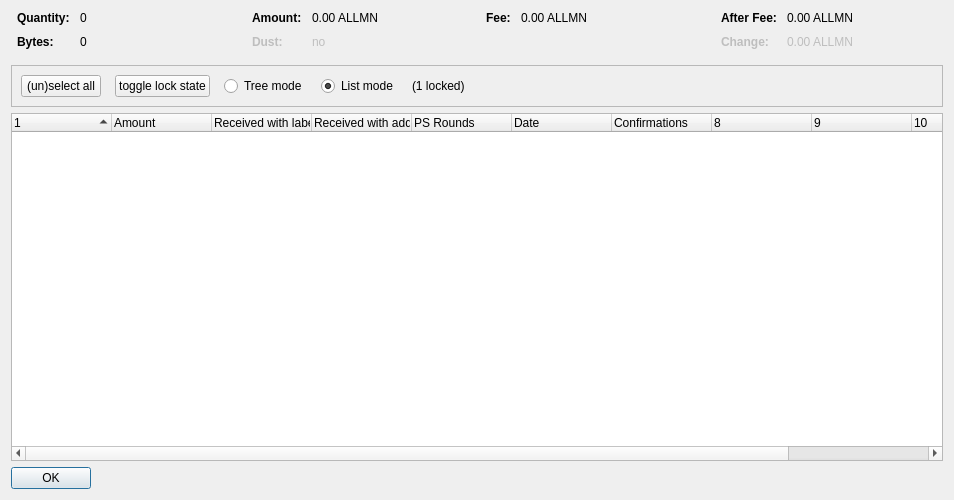
<?xml version="1.0" encoding="UTF-8"?>
<ui version="4.0">
 <class>CoinControlDialog</class>
 <widget class="QDialog" name="CoinControlDialog">
  <property name="geometry">
   <rect>
    <x>0</x>
    <y>0</y>
    <width>954</width>
    <height>500</height>
   </rect>
  </property>
  <property name="windowTitle">
   <string>Coin Selection</string>
  </property>
  <layout class="QVBoxLayout" name="verticalLayout">
   <item>
    <layout class="QHBoxLayout" name="horizontalLayoutTop" stretch="0,0,0,0">
     <property name="topMargin">
      <number>0</number>
     </property>
     <property name="bottomMargin">
      <number>10</number>
     </property>
     <item>
      <layout class="QFormLayout" name="formLayoutCoinControl1">
       <property name="horizontalSpacing">
        <number>10</number>
       </property>
       <property name="verticalSpacing">
        <number>10</number>
       </property>
       <property name="leftMargin">
        <number>6</number>
       </property>
       <property name="rightMargin">
        <number>6</number>
       </property>
       <item row="0" column="0">
        <widget class="QLabel" name="labelCoinControlQuantityText">
         <property name="font">
          <font>
           <weight>75</weight>
           <bold>true</bold>
          </font>
         </property>
         <property name="text">
          <string>Quantity:</string>
         </property>
        </widget>
       </item>
       <item row="0" column="1">
        <widget class="QLabel" name="labelCoinControlQuantity">
         <property name="cursor">
          <cursorShape>IBeamCursor</cursorShape>
         </property>
         <property name="contextMenuPolicy">
          <enum>Qt::ActionsContextMenu</enum>
         </property>
         <property name="text">
          <string notr="true">0</string>
         </property>
         <property name="textInteractionFlags">
          <set>Qt::LinksAccessibleByMouse|Qt::TextSelectableByKeyboard|Qt::TextSelectableByMouse</set>
         </property>
        </widget>
       </item>
       <item row="1" column="0">
        <widget class="QLabel" name="labelCoinControlBytesText">
         <property name="font">
          <font>
           <weight>75</weight>
           <bold>true</bold>
          </font>
         </property>
         <property name="text">
          <string>Bytes:</string>
         </property>
        </widget>
       </item>
       <item row="1" column="1">
        <widget class="QLabel" name="labelCoinControlBytes">
         <property name="cursor">
          <cursorShape>IBeamCursor</cursorShape>
         </property>
         <property name="contextMenuPolicy">
          <enum>Qt::ActionsContextMenu</enum>
         </property>
         <property name="text">
          <string notr="true">0</string>
         </property>
         <property name="textInteractionFlags">
          <set>Qt::LinksAccessibleByMouse|Qt::TextSelectableByKeyboard|Qt::TextSelectableByMouse</set>
         </property>
        </widget>
       </item>
      </layout>
     </item>
     <item>
      <layout class="QFormLayout" name="formLayoutCoinControl2">
       <property name="horizontalSpacing">
        <number>10</number>
       </property>
       <property name="verticalSpacing">
        <number>10</number>
       </property>
       <property name="leftMargin">
        <number>6</number>
       </property>
       <property name="rightMargin">
        <number>6</number>
       </property>
       <item row="0" column="0">
        <widget class="QLabel" name="labelCoinControlAmountText">
         <property name="font">
          <font>
           <weight>75</weight>
           <bold>true</bold>
          </font>
         </property>
         <property name="text">
          <string>Amount:</string>
         </property>
        </widget>
       </item>
       <item row="0" column="1">
        <widget class="QLabel" name="labelCoinControlAmount">
         <property name="cursor">
          <cursorShape>IBeamCursor</cursorShape>
         </property>
         <property name="contextMenuPolicy">
          <enum>Qt::ActionsContextMenu</enum>
         </property>
         <property name="text">
          <string notr="true">0.00 ALLMN</string>
         </property>
         <property name="textInteractionFlags">
          <set>Qt::LinksAccessibleByMouse|Qt::TextSelectableByKeyboard|Qt::TextSelectableByMouse</set>
         </property>
        </widget>
       </item>
       <item row="1" column="0">
        <widget class="QLabel" name="labelCoinControlLowOutputText">
         <property name="enabled">
          <bool>false</bool>
         </property>
         <property name="font">
          <font>
           <weight>75</weight>
           <bold>true</bold>
          </font>
         </property>
         <property name="text">
          <string>Dust:</string>
         </property>
        </widget>
       </item>
       <item row="1" column="1">
        <widget class="QLabel" name="labelCoinControlLowOutput">
         <property name="enabled">
          <bool>false</bool>
         </property>
         <property name="cursor">
          <cursorShape>IBeamCursor</cursorShape>
         </property>
         <property name="contextMenuPolicy">
          <enum>Qt::ActionsContextMenu</enum>
         </property>
         <property name="text">
          <string notr="true">no</string>
         </property>
         <property name="textInteractionFlags">
          <set>Qt::LinksAccessibleByMouse|Qt::TextSelectableByKeyboard|Qt::TextSelectableByMouse</set>
         </property>
        </widget>
       </item>
      </layout>
     </item>
     <item>
      <layout class="QFormLayout" name="formLayoutCoinControl3">
       <property name="horizontalSpacing">
        <number>10</number>
       </property>
       <property name="verticalSpacing">
        <number>10</number>
       </property>
       <property name="leftMargin">
        <number>6</number>
       </property>
       <property name="rightMargin">
        <number>6</number>
       </property>
       <item row="0" column="0">
        <widget class="QLabel" name="labelCoinControlFeeText">
         <property name="font">
          <font>
           <weight>75</weight>
           <bold>true</bold>
          </font>
         </property>
         <property name="text">
          <string>Fee:</string>
         </property>
        </widget>
       </item>
       <item row="0" column="1">
        <widget class="QLabel" name="labelCoinControlFee">
         <property name="cursor">
          <cursorShape>IBeamCursor</cursorShape>
         </property>
         <property name="contextMenuPolicy">
          <enum>Qt::ActionsContextMenu</enum>
         </property>
         <property name="text">
          <string notr="true">0.00 ALLMN</string>
         </property>
         <property name="textInteractionFlags">
          <set>Qt::LinksAccessibleByMouse|Qt::TextSelectableByKeyboard|Qt::TextSelectableByMouse</set>
         </property>
        </widget>
       </item>
      </layout>
     </item>
     <item>
      <layout class="QFormLayout" name="formLayoutCoinControl4">
       <property name="horizontalSpacing">
        <number>10</number>
       </property>
       <property name="verticalSpacing">
        <number>10</number>
       </property>
       <property name="leftMargin">
        <number>6</number>
       </property>
       <property name="rightMargin">
        <number>6</number>
       </property>
       <item row="0" column="0">
        <widget class="QLabel" name="labelCoinControlAfterFeeText">
         <property name="font">
          <font>
           <weight>75</weight>
           <bold>true</bold>
          </font>
         </property>
         <property name="text">
          <string>After Fee:</string>
         </property>
        </widget>
       </item>
       <item row="0" column="1">
        <widget class="QLabel" name="labelCoinControlAfterFee">
         <property name="cursor">
          <cursorShape>IBeamCursor</cursorShape>
         </property>
         <property name="contextMenuPolicy">
          <enum>Qt::ActionsContextMenu</enum>
         </property>
         <property name="text">
          <string notr="true">0.00 ALLMN</string>
         </property>
         <property name="textInteractionFlags">
          <set>Qt::LinksAccessibleByMouse|Qt::TextSelectableByKeyboard|Qt::TextSelectableByMouse</set>
         </property>
        </widget>
       </item>
       <item row="1" column="0">
        <widget class="QLabel" name="labelCoinControlChangeText">
         <property name="enabled">
          <bool>false</bool>
         </property>
         <property name="font">
          <font>
           <weight>75</weight>
           <bold>true</bold>
          </font>
         </property>
         <property name="text">
          <string>Change:</string>
         </property>
        </widget>
       </item>
       <item row="1" column="1">
        <widget class="QLabel" name="labelCoinControlChange">
         <property name="enabled">
          <bool>false</bool>
         </property>
         <property name="cursor">
          <cursorShape>IBeamCursor</cursorShape>
         </property>
         <property name="contextMenuPolicy">
          <enum>Qt::ActionsContextMenu</enum>
         </property>
         <property name="text">
          <string notr="true">0.00 ALLMN</string>
         </property>
         <property name="textInteractionFlags">
          <set>Qt::LinksAccessibleByMouse|Qt::TextSelectableByKeyboard|Qt::TextSelectableByMouse</set>
         </property>
        </widget>
       </item>
      </layout>
     </item>
    </layout>
   </item>
   <item>
    <widget class="QFrame" name="frame">
     <property name="minimumSize">
      <size>
       <width>0</width>
       <height>40</height>
      </size>
     </property>
     <property name="frameShape">
      <enum>QFrame::StyledPanel</enum>
     </property>
     <property name="frameShadow">
      <enum>QFrame::Sunken</enum>
     </property>
     <layout class="QHBoxLayout" name="horizontalLayout">
      <item>
       <layout class="QHBoxLayout" name="horizontalLayoutPanel" stretch="0,0,0,0,0,0">
        <property name="spacing">
         <number>14</number>
        </property>
        <item>
         <widget class="QPushButton" name="pushButtonSelectAll">
          <property name="sizePolicy">
           <sizepolicy hsizetype="Maximum" vsizetype="Fixed">
            <horstretch>0</horstretch>
            <verstretch>0</verstretch>
           </sizepolicy>
          </property>
          <property name="text">
           <string>(un)select all</string>
          </property>
          <property name="autoDefault">
           <bool>false</bool>
          </property>
         </widget>
        </item>
        <item>
         <widget class="QPushButton" name="pushButtonToggleLock">
          <property name="sizePolicy">
           <sizepolicy hsizetype="Maximum" vsizetype="Fixed">
            <horstretch>0</horstretch>
            <verstretch>0</verstretch>
           </sizepolicy>
          </property>
          <property name="text">
           <string>toggle lock state</string>
          </property>
          <property name="autoDefault">
           <bool>false</bool>
          </property>
         </widget>
        </item>
        <item>
         <widget class="QRadioButton" name="radioTreeMode">
          <property name="sizePolicy">
           <sizepolicy hsizetype="Maximum" vsizetype="Fixed">
            <horstretch>0</horstretch>
            <verstretch>0</verstretch>
           </sizepolicy>
          </property>
          <property name="text">
           <string>Tree mode</string>
          </property>
         </widget>
        </item>
        <item>
         <widget class="QRadioButton" name="radioListMode">
          <property name="sizePolicy">
           <sizepolicy hsizetype="Maximum" vsizetype="Fixed">
            <horstretch>0</horstretch>
            <verstretch>0</verstretch>
           </sizepolicy>
          </property>
          <property name="text">
           <string>List mode</string>
          </property>
          <property name="checked">
           <bool>true</bool>
          </property>
         </widget>
        </item>
        <item>
         <widget class="QLabel" name="labelLocked">
          <property name="text">
           <string>(1 locked)</string>
          </property>
         </widget>
        </item>
        <item>
         <spacer name="horizontalSpacer">
          <property name="orientation">
           <enum>Qt::Horizontal</enum>
          </property>
          <property name="sizeHint" stdset="0">
           <size>
            <width>40</width>
            <height>20</height>
           </size>
          </property>
         </spacer>
        </item>
       </layout>
      </item>
     </layout>
    </widget>
   </item>
   <item>
    <widget class="CoinControlTreeWidget" name="treeWidget">
     <property name="contextMenuPolicy">
      <enum>Qt::CustomContextMenu</enum>
     </property>
     <property name="sortingEnabled">
      <bool>false</bool>
     </property>
     <property name="columnCount">
      <number>11</number>
     </property>
     <attribute name="headerShowSortIndicator" stdset="0">
      <bool>true</bool>
     </attribute>
     <attribute name="headerStretchLastSection">
      <bool>false</bool>
     </attribute>
     <column>
      <property name="text">
       <string/>
      </property>
     </column>
     <column>
      <property name="text">
       <string>Amount</string>
      </property>
     </column>
     <column>
      <property name="text">
       <string>Received with label</string>
      </property>
     </column>
     <column>
      <property name="text">
       <string>Received with address</string>
      </property>
     </column>
     <column>
      <property name="text">
       <string>PS Rounds</string>
      </property>
     </column>
     <column>
      <property name="text">
       <string>Date</string>
      </property>
     </column>
     <column>
      <property name="text">
       <string>Confirmations</string>
      </property>
      <property name="toolTip">
       <string>Confirmed</string>
      </property>
     </column>
     <column>
      <property name="text">
       <string/>
      </property>
     </column>
     <column>
      <property name="text">
       <string/>
      </property>
     </column>
     <column>
      <property name="text">
       <string/>
      </property>
     </column>
     <column>
      <property name="text">
       <string/>
      </property>
     </column>
    </widget>
   </item>
   <item>
    <widget class="QDialogButtonBox" name="buttonBox">
     <property name="sizePolicy">
      <sizepolicy hsizetype="Maximum" vsizetype="Fixed">
       <horstretch>0</horstretch>
       <verstretch>0</verstretch>
      </sizepolicy>
     </property>
     <property name="orientation">
      <enum>Qt::Horizontal</enum>
     </property>
     <property name="standardButtons">
      <set>QDialogButtonBox::Ok</set>
     </property>
    </widget>
   </item>
  </layout>
 </widget>
 <customwidgets>
  <customwidget>
   <class>CoinControlTreeWidget</class>
   <extends>QTreeWidget</extends>
   <header>coincontroltreewidget.h</header>
  </customwidget>
 </customwidgets>
 <resources/>
 <connections/>
</ui>
